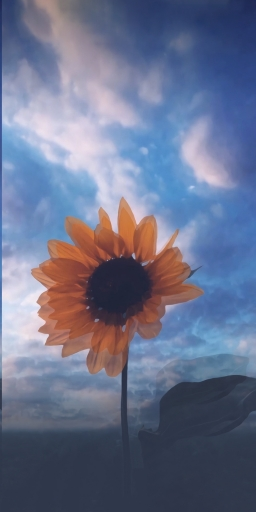
#> input picture imageWork3/240be777a522347299bb9c221a077d42.jpg, 256 x 512 px, found by its file name
$ python LBP.py
#> lines starting #> are read from the running program, lines starting #| are printed output that depends on the picture
import cv2
import numpy


def circular_LBP(img, radius=4, neighbors=8):
    """
    ~圆形LBP~
    rx, ry为采样点对于中心点坐标的偏移量
    x1,x2,y1,y2是为双线性插值做准备
    tx,ty为通过减运算将坐标偏移量映射到0到1之间
    w1,w2,w3,w4为根据权重计算公式计算的结果
    LBP特征图像的邻域的LBP值累加，累加通过与操作完成，对应的LBP值通过移位取得
    """
    dst = numpy.zeros(
        (img.shape[0]-2*radius, img.shape[1]-2*radius), dtype=img.dtype)
    for k in range(neighbors):
        rx = radius * numpy.cos(2.0 * numpy.pi * k / neighbors)
        ry = -(radius * numpy.sin(2.0 * numpy.pi * k / neighbors))
        x1 = int(numpy.floor(rx))
        x2 = int(numpy.ceil(rx))
        y1 = int(numpy.floor(ry))
        y2 = int(numpy.ceil(ry))
        tx = rx - x1
        ty = ry - y1
        w1 = (1-tx) * (1-ty)
        w2 = tx * (1-ty)
        w3 = (1-tx) * ty
        w4 = tx * ty
        for i in range(radius, img.shape[0]-radius):
            for j in range(radius, img.shape[1]-radius):
                center = img[i, j]
                neighbor = img[i+y1, j+x1] * w1 + img[i+y2, j+x1] * \
                    w2 + img[i+y1, j+x2] * w3 + img[i+y2, j+x2] * w4
                dst[i-radius, j-radius] |= (neighbor >
                                            center) << (numpy.uint8)(neighbors-k-1)
    return dst


# [43 lines left out: function rotation_invariant_LBP, not called in this run]


if __name__ == '__main__':
    img = cv2.imread('imageWork3/240be777a522347299bb9c221a077d42.jpg')
#> img is the input picture: shape (512, 256, 3); mean B, G, R 140.2, 113.3, 105.6
    gray = cv2.cvtColor(img, cv2.COLOR_BGR2GRAY)
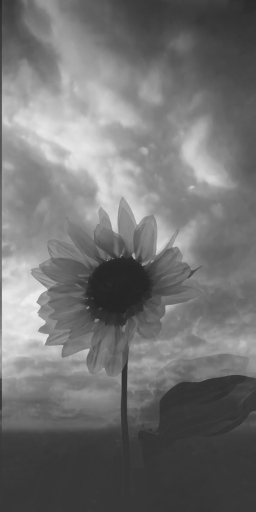
#> gray: shape (512, 256); min 36, max 239, mean 114.1
    result = circular_LBP(gray)
#> after the loop in circular_LBP, `for k in range(neighbors):`:
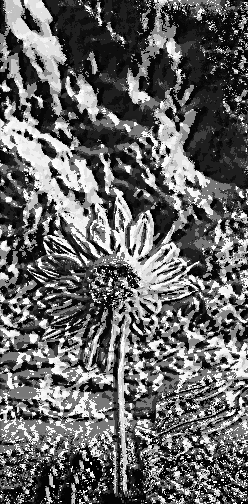
#> dst: shape (504, 248); min 0, max 255, mean 101.3
    cv2.imshow('pic', result)
    cv2.waitKey(0)
    cv2.destroyAllWindows()
